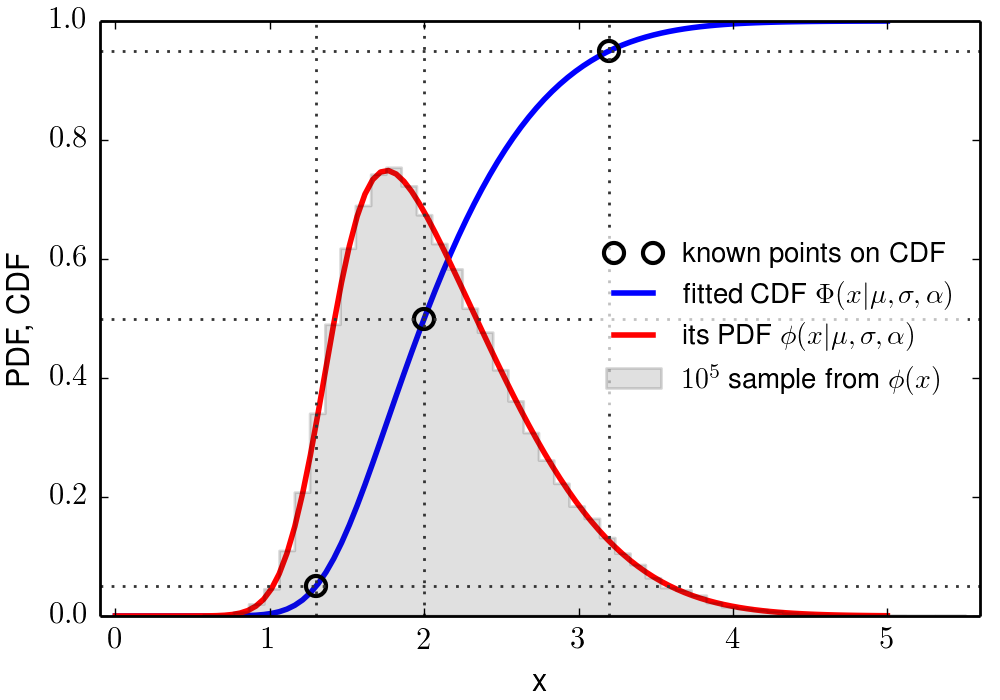

Reproduce this figure in Python.
"""Skew-Normal class and helper functions.

Allows to estimate the 3 free parameters of a Skew-Normal PDF when
knowing only its measured median and (asymmetric) spread.

Includes all required helper functions, e.g. Owen's T function.

See docstring of classes and funcs for usage. See example.py file and
run plot_skewnorm() there to see an example of how it all works (it
generates a PDF figure).

"""

__author__ = "Robert Nikutta <[email redacted]"
__version__ = "2015-04-18"

import numpy as N
from scipy.special import erf, erfc
from scipy.optimize import fmin
import pymc


class SkewNormal:

    """Class for Skew-Normal distribution. Provides PDF, CDF.

    Initialize with three parameters mu, sig, alpha.

    Arguments:
    ----------
    mu, sig, alpha : float tuple
        The three free parameters of a Skew-Normal PDF (mean,spread,skewness).

    """

    def __init__(self,mu,sig,alpha):
        self.mu = mu
        self.sig = sig
        self.alpha = alpha

    def pdf(self,x):
        """PDF of Skew-Normal distribution"""

        return pdfSN(x,self.mu,self.sig,self.alpha)

    def cdf(self,x):
        """CDF of Skew-Normal distribution"""

        return cdfSN(x,self.mu,self.sig,self.alpha)


def pdfSN(x,mu,sig,alpha):
    """PDF of Skew-Normal distribution"""

    aux1 = 1. / (sig*N.sqrt(2*N.pi))                 # normalization
    aux2 = N.exp( -(x-mu)**2 / (2*sig**2) )          # Gaussian
    aux3 = erfc( -alpha*(x-mu) / (sig*N.sqrt(2)) )   # Erfc

    return aux1 * aux2 * aux3


def cdfSN(x,mu,sig,alpha):
    """CDF of Skew-Normal distribution"""

    h = (x-mu) / sig
    return 0.5 * erfc(-(x-mu)/(sig*N.sqrt(2))) - 2*OwenT(h,alpha)
    

def OwenT(h,alpha):
    """Owen's T-function.

    Compute Owen's T-function for given value(s) of h and a given value of alpha:

                      1                exp[ -0.5*(h^2) * (1+x^2) ]
        T(h,alpha) = ---- \int_0^alpha --------------------------- dx
                     2 pi                        1 + x^2

    Owen's T-function is used, e.g., in the CDF of the Skew Normal distribution.

    For definition see, e.g.:
        http://en.wikipedia.org/wiki/Owen%27s_T_function
        http://reference.wolfram.com/language/ref/OwenT.html

    Parameters:
    -----------
    h : float or 1-dimensional sequence of floats (list,tuple,ndarray)
        h parameter (see definition). If it is a sequence, T(h,alpha)
        will return a sequence of results.

    alpha : float
        Integration in Owen's T-function runs from 0 to alpha.

    Returns:
    --------
    T(h,alpha) for all value(s) of h.

    """

    from scipy.integrate import romberg

    if not isinstance(h,(list,tuple,N.ndarray)):
        try:
            h = [h]
        except:
            raise Exception

    if not isinstance(h,N.ndarray):
        try:
            h = array(h)
        except:
            raise Exception

    def _integrand(x,h):
        aux = 1. + x**2
        return N.exp(-0.5 * h**2 * aux) / aux

    result = N.zeros(h.size)
    for j in xrange(result.size):
        result[j] = romberg(_integrand,0.,alpha,args=(h[j],)) / (2*N.pi)        

    return result


def get_tail(arg,mode='sigma'):
    """Remainder of the half-interval corresponding to 'arg' sigma of a PDF.

    Arguments:
    ----------
    arg : float
        Either "how many sigmas" (if mode='sigma'), or "the fraction of
        the total probability under the normalized PDF (if
        mode='fraction').

    mode : str
       Either 'sigma' or 'fraction'. See description of arg.

    Returns:
    --------
    tail : float
    """
    

    if mode == 'sigma':   # how many sigmas away from median?
        fraction = erf(arg/N.sqrt(2))
    elif mode == 'fraction':   # fraction of total probability under the normalized PDF?
        fraction = arg
    else:
        raise Exception, "mode must be either 'sigma' or 'fraction'."

    tail = (1.0-fraction)/2.  # half-interval

    return tail


def get_skewnormal_parameters(xM,dL,dR,fraction=0.9,verbose=True,returndist=False):

    """Estimate the free parameters mu,sigma,alpha of a Skew-Normal PDF from measured sample statistics.

    Arguments:
    ----------
    The input is xM+dR/-dL, where

    xM : float
        Measured median of a sample known to be from drawn from an
        unknown Skew Normal PDF.

    dL : float
        Left-sided spread of the sample. The 

    dR : float
        Right-sided spread of the sample.

    fraction : float (in [0,1])
        The fraction of the normalized total probability under the PDF
        that the interval [xM-dL,xM+dR] corresponds to. Many data
        analysis tools report for instances a "1-sigma interval around
        the median" (fraction=0.683 for Normal), or a "90 percent"
        interval (corresponding to an increase of exactly +1 around
        the minimum for a chi-squared statistic), etc.

    verbose: bool
        If True, print more verbose messages.

    returndist : bool (default False)
        If True, also return a PyMC sampling object. See docstring of
        get_sample() for sampling usage.

    Returns:
    --------
    mu, sigma, alpha : float tuple
        The three free estimated parameters of Skew-Normal PDF (mean,
        spread, skewness).

    dist : obj
        A PyMC sampling object (if returndist=True). Allows to draw a
        random sample with statistics conforming to the estimated PDF.

    Example:
    --------
    xM, dL, dR, fraction = 2.1, 0.8, 1.3, 0.9
    mu, sigma, alpha, dist = get_skewnormal_parameters(xM,dL,dR,fraction,returndist=True)

    See get_sample() docstring for generating a sample from that the
    estimated PDF.
    """

    assert (N.array((dL,dR,fraction)) > 0.).all(), "dL, dR, fraction, samplesize must all be > 0"

    # input range of parameter x, corresponding to a PDF fraction of sigsize
    xL = xM - dL   # loc of left bound
    xR = xM + dR   # loc of right bound

    # get x and y (vectors) of known data points in the CDF; they will be fitted
    tail = get_tail(fraction,mode='fraction')
    xd = N.array((xL,xM,xR))          # data: left, median, right
    yd = N.array((tail,0.5,1-tail))   # the CDF at those x-values

    # find parameters mu, sigma, alpha of a matching SkewNormal distribution via minimization
    if verbose:
        print "Finding optimal parameters mu, sig, alpha of SkewNormal distribution..."

    # educated initial guess for mu, sigma, alpha parameters of the SkewNormal distribution
    init = (xM, 0.5*(abs(xL)+abs(xR)), N.sign(dR-dL)*(max(dL,dR)/min(dL,dR)))

    def minimizeme(x,*args):
        mu, sig, alpha = x
        CDF = cdfSN(xd,mu,sig,alpha)
        return ((CDF-yd)**2).sum()  # sum of least squares

    mu_,sig_,alpha_ = fmin(minimizeme,init,args=(xd,yd),xtol=1.e-6,disp=verbose)

    if returndist:
        sn = pymc.SkewNormal('sn',mu_,1/sig_**2,alpha_)
        return mu_, sig_, alpha_, sn
    else:
        return mu_, sig_, alpha_


def get_sample(distribution,samplesize,verbose=True):

    # sanity checks for input
    try:
        samplesize = int(samplesize)
    except:
        raise Exception, "'samplesize' can not be converted to integer."

    assert (samplesize > 0.), "samplesize must all be > 0"

    # Draw samples via PyMC
    # Not using the 'proper' PyMC way, i.e. to generate a model, and
    # sample from it via MCMC, because this is twice a slow in our
    # case, where we only want to sample from a single variate.
    if verbose:
        print "Drawing %d samples from a SkewNormal distribution..." % samplesize

    sample = N.array([distribution.rand() for j in range(samplesize)])

    return sample


# show how it all works
def plot_skewnorm(mid=2.,dl=0.7,dr=1.2,samplesize=1e5,pdffile='skewnormal.pdf'):

    import pylab as p
    from matplotlib.ticker import MaxNLocator

    # find params of our skew normal; get a sample for histogram
    mu,sig,alpha,dist = get_skewnormal_parameters(mid,dl,dr,fraction=0.9,returndist=True)
    sample = get_sample(dist,samplesize)

    # PyMC SkewNormal; for plotting PDF and CDF
    sn = SkewNormal(mu,sig,alpha)
    x = N.linspace(0,5,100)
    pdf = sn.pdf(x)
    cdf = sn.cdf(x)

    # left and right ranges
    xl = mid - dl
    xr = mid + dr

    # convert fraction to known locations of the CDF
    prob_frac = 0.9
    Phixl = get_tail(prob_frac,mode='fraction')
    Phixr = 1-Phixl

    # Set up figure
    print "Plotting..."
    fontsize = 11
    fig_size = (5,3.5)
    p.rcParams['font.family'] = 'sans-serif'
    p.rcParams['figure.figsize'] = fig_size # #fig_size
    p.rcParams['axes.labelsize'] = fontsize
    p.rcParams['axes.linewidth'] = 1.
    p.rcParams['axes.titlesize'] = fontsize
    p.rcParams['font.size'] = fontsize
    p.rcParams['legend.fontsize'] = fontsize-1
    p.rcParams['xtick.labelsize'] = fontsize
    p.rcParams['ytick.labelsize'] = fontsize
    p.rcParams['xtick.major.size'] = 3      # major tick size in points
    p.rcParams['xtick.minor.size'] = 1.5      # major tick size in points
    p.rcParams['ytick.major.size'] = 3      # major tick size in points
    p.rcParams['ytick.minor.size'] = 1.5      # major tick size in points

    # don't use Type 3 fonts (e.g. MNRAS doesn't allow them)
    p.rcParams['ps.useafm'] = True
    p.rcParams['pdf.use14corefonts'] = True
    p.rcParams['text.usetex'] = True
    p.rcParams['font.family'] = 'sans-serif'

    # Plot
    fig = p.figure()
    ax = fig.add_subplot(111)

    # grid of x.y points on the CDF
    ls, lw, color = ':', 1, '0.2'
    ax.axvline(xl,ls=ls,lw=lw,color=color)
    ax.axvline(xr,ls=ls,lw=lw,color=color)
    ax.axhline(Phixl,ls=ls,lw=lw,color=color)
    ax.axhline(Phixr,ls=ls,lw=lw,color=color)
    ax.axvline(mid,ls=ls,lw=lw,color=color)
    ax.axhline(0.5,ls=ls,lw=lw,color=color)

    # the three known points on the CDF
    ax.plot((xl,mid,xr),(Phixl,0.5,Phixr),ls='none',marker='o',mec='k',mfc='none',mew=1.5,ms=7,label=r'known points on CDF',zorder=1)

    # PDF and CDF
    ax.plot(x,cdf,ls='-',color='b',lw=2,label=r'fitted CDF \Phi(x|\mu,\sigma,\alpha)$',zorder=0)
    ax.plot(x,pdf,'r-',lw=2,label=r'its PDF $\phi(x|\mu,\sigma,\alpha)$',zorder=0)

    # histogram of drawn sample
    ax.hist(sample,bins=50,histtype='stepfilled',color='0.2',ec='k',alpha=0.15,normed=True,label=r'$10^5$ sample from $\phi(x)$')

    # legend
    leg = p.legend(loc='center right',frameon=1)
    leg.get_frame().set_facecolor('w')
    leg.get_frame().set_edgecolor('w')  #A6DAFF
    leg.get_frame().set_alpha(0.7)

    # limits, labels
    ax.set_xlim(mid-3*dl,mid+3*dr)
    ax.set_ylim(0,1)
    ax.set_xlabel('x')
    ax.set_ylabel('PDF, CDF')

    # margin adjustments
    p.subplots_adjust(left=0.1,right=0.98,bottom=0.12,top=0.97)

    # save figure
    print "Saving figure to PDF file", pdffile
    p.savefig(pdffile)
#    p.savefig("skewnormal.png",dpi=200)
